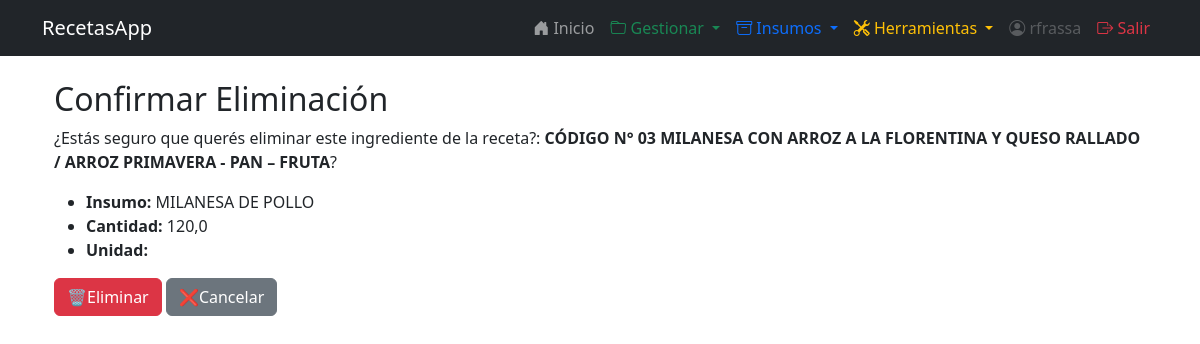
The page /recetas/ingredientes/166/eliminar/ (signed in) on the database its author committed.
### recetas/models.py (models this page shows, shortened)
class Ingrediente(models.Model):
    insumo = models.ForeignKey(Insumo, on_delete=models.CASCADE, related_name='ingredientes')
    receta = models.ForeignKey(Receta, on_delete=models.CASCADE, related_name="ingredientes")
    cantidad = models.FloatField()
    usuario = models.ForeignKey(User, on_delete=models.CASCADE, null=True, blank=True, related_name='ingredientes')

class Receta(models.Model):
    codigo = models.CharField(max_length=10, unique=True)
    nombre = models.CharField(max_length=200)
    temporada = models.CharField(max_length=20, choices=(('verano', 'Verano'), ('invierno', 'Invierno')))
    tipo_comida = models.CharField(max_length=20, choices=(('desayuno', 'Desayuno'), ('almuerzo', 'Almuerzo'), ('merienda', 'Merienda'), ('cena', 'Cena')))
    usuario = models.ForeignKey(User, on_delete=models.CASCADE, null=True, blank=True, related_name='recetas')
    imagen = models.ImageField(upload_to='recetas/', null=True, blank=True)

class Insumo(models.Model):
    codigo = models.CharField(max_length=10, unique=True)
    nombre = models.CharField(max_length=100)
    unidad = models.CharField(max_length=20, default='kg')
    presentacion = models.DecimalField(max_digits=10, decimal_places=2, default=1)  # 👈 NUEVO CAMPO
    usuario = models.ForeignKey(User, on_delete=models.CASCADE, null=True, blank=True, related_name='insumos')

### recetas/views.py (the view)
# urls.py: path('ingredientes/<int:ingrediente_id>/eliminar/', views.eliminar_ingrediente, name='eliminar_ingrediente'),
@login_required
def eliminar_ingrediente(request, ingrediente_id):
    ingrediente = get_object_or_404(Ingrediente, id=ingrediente_id)
    if request.method == 'POST':
        ingrediente.delete()
        messages.success(request, 'Ingrediente eliminado correctamente.')
        return redirect('recetas:ingredientes_list')
    return render(request, 'recetas/eliminar_ingrediente.html', {'ingrediente': ingrediente})

### recetas/templates/recetas/eliminar_ingrediente.html (shortened to what this page needs)
{% extends 'recetas/base.html' %}
{% block content %}
<div class="container">
    <h2>Confirmar Eliminación</h2>
    <p>¿Estás seguro que querés eliminar este ingrediente de la receta?:
        <strong>{{ ingrediente.receta.nombre }}</strong>?</p>
    <ul>
        <li><strong>Insumo:</strong> {{ ingrediente.insumo.nombre }}</li>
        <li><strong>Cantidad:</strong> {{ ingrediente.cantidad }}</li>
        <li><strong>Unidad:</strong> {{ ingrediente.insumo.unidad_medida }}</li>
    </ul>
    <form method="post">
        <button type="submit" class="btn btn-danger">🗑️Eliminar</button>
        <a href="{% url 'recetas:ingredientes_list' %}" class="btn btn-secondary">❌Cancelar</a>
    </form>
</div>
{% endblock %}

### recetas/templates/recetas/base.html (shortened to what this page needs)
<!DOCTYPE html>
<html lang="es">
<head>
    <link href="https://cdn.jsdelivr.net/npm/bootstrap@5.3.0/dist/css/bootstrap.min.css" rel="stylesheet">
    <link href="https://cdn.jsdelivr.net/npm/bootstrap-icons@1.10.5/font/bootstrap-icons.css" rel="stylesheet">
    <link href="https://cdn.jsdelivr.net/npm/flatpickr/dist/flatpickr.min.css" rel="stylesheet">
</head>
<body>
<nav class="navbar navbar-expand-lg navbar-dark bg-dark mb-4">
    <div class="container">
        <a class="navbar-brand" href="{% url 'recetas:index' %}">RecetasApp</a>
        <div class="collapse navbar-collapse" id="navbarNav">
            <ul class="navbar-nav ms-auto">
                {% if user.is_authenticated %}
                    <li class="nav-item">
                        <a class="nav-link" href="{% url 'recetas:index' %}">
                            <i class="bi bi-house-door-fill"></i> Inicio
                        </a>
                    </li>
                    <li class="nav-item dropdown">
                        <a class="nav-link dropdown-toggle text-success" href="#" id="gestionarDropdown" role="button" data-bs-toggle="dropdown" aria-expanded="false">
                            <i class="bi bi-folder"></i> Gestionar
                        </a>
                    </li>
                    <li class="nav-item dropdown">
                        <a class="nav-link dropdown-toggle text-primary" href="#" id="insumosDropdown" role="button" data-bs-toggle="dropdown" aria-expanded="false">
                            <i class="bi bi-archive"></i> Insumos
                        </a>
                    </li>
                    <li class="nav-item dropdown">
                        <a class="nav-link dropdown-toggle text-warning" href="#" id="herramientasDropdown" role="button" data-bs-toggle="dropdown" aria-expanded="false">
                            <i class="bi bi-tools"></i> Herramientas
                        </a>
                    </li>
                    <li class="nav-item">
                        <span class="nav-link disabled">
                            <i class="bi bi-person-circle"></i> {{ user.username }}
                        </span>
                    </li>
                    <li class="nav-item">
                        <a class="nav-link text-danger" href="{% url 'admin:logout' %}">
                            <i class="bi bi-box-arrow-right"></i> Salir
                        </a>
                    </li>
                {% else %}
                    <li class="nav-item">
                        <a class="nav-link" href="{% url 'admin:login' %}">
                            <i class="bi bi-box-arrow-in-right"></i> Entrar
                        </a>
                    </li>
                {% endif %}
            </ul>
        </div>
    </div>
</nav>
<div class="container">
    {% block content %}
    {% endblock %}
</div>
</body>
</html>

### rows shown on the page
Ingrediente: receta.nombre "CÓDIGO N° 03 MILANESA CON ARROZ A LA FLORENTINA Y QUESO RALLADO / ARROZ PRIMAVERA - PAN – FRUTA", insumo.nombre "MILANESA DE POLLO", cantidad "120,0"

### other values the page prints
{{ user.username }} "rfrassa"
